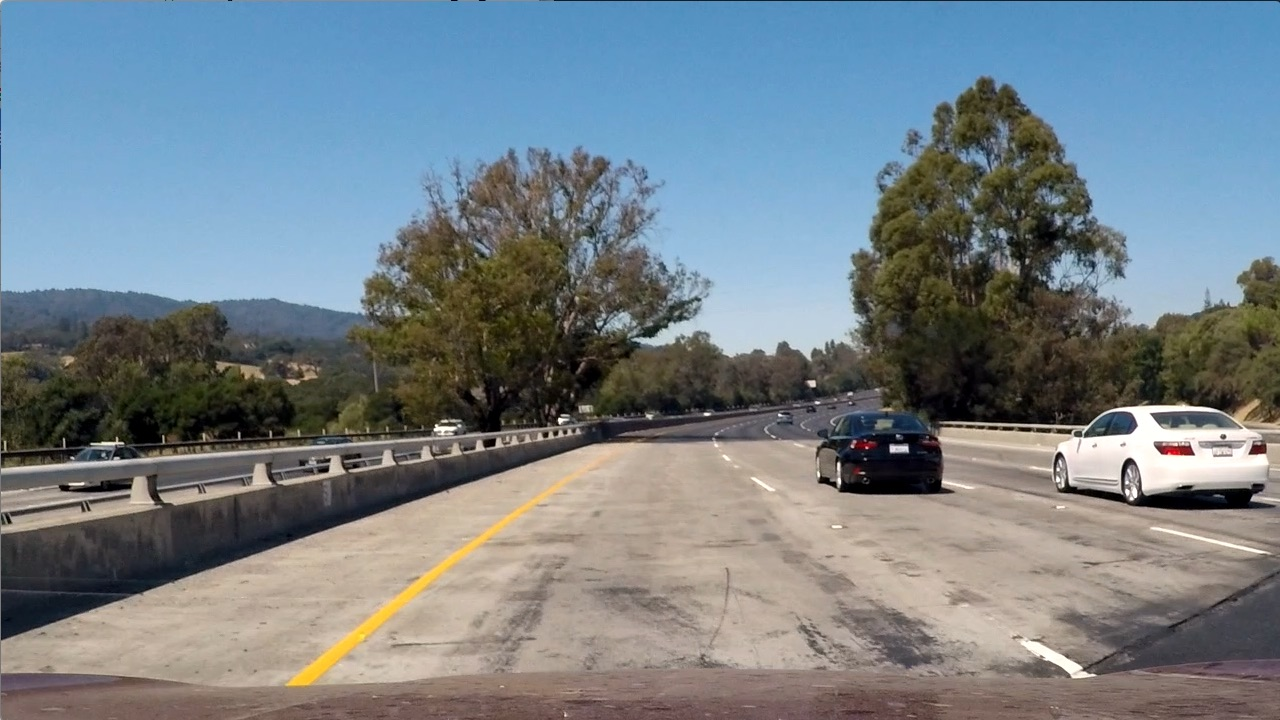
#> input picture CarND-Vehicle-Detection/test_images/test1.jpg, 1280 x 720 px; its folder holds 5 pictures in this run
$ jupyter execute --allow-errors vehicle_detection.ipynb   (shell and % lines are left out)   (older library calls are emulated)
#> lines starting #> are read from the running program, lines starting #| are printed output that depends on the picture
## Imports

[cell 1]
import numpy as np
import cv2
from skimage.feature import hog

import matplotlib.pyplot as plt
import matplotlib.image as mpimg

from sklearn.preprocessing import StandardScaler
from sklearn.model_selection import train_test_split
#from sklearn.svm import LinearSVC
from sklearn import svm, datasets

from sklearn.model_selection import GridSearchCV
from sklearn.metrics import classification_report

import glob
import random

## Constants

[cell 2]
PATH_TEST_IMAGES = 'test_images/'
PATH_VEHICLE_IMAGES = 'train_test_data/vehicles/'
PATH_NON_VEHICLE_IMAGES = 'train_test_data/non-vehicles/'

YSTART = 400
YSTOP = 656

SPATIAL_BIN = 16
HIST_BINS= 64
ORIENT = 6
PIX_PER_CELLS = 8
CELL_PER_BLOCK = 2
SCALE = 1.5

## 1. Histogram of Oriented Gradients (HOG)

[cell 3]
# [42 lines left out: functions convert_color, get_hog_features, bin_spatial, color_hist, not called in this run]

[cell 4]
# Define a function to extract features from a list of images
# Have this function call bin_spatial() and color_hist()
def extract_features(imgs, cspace, spatial_size,
                        hist_bins,orient, pix_per_cell, cell_per_block):
    # Create a list to append feature vectors to
    features = []
    # Iterate through the list of images
    for file in imgs:
        # Read in each one by one
        image = mpimg.imread(file)
        # apply color conversion if other than 'RGB'
        if cspace != 'RGB':
            if cspace == 'HSV':
                feature_image = cv2.cvtColor(image, cv2.COLOR_RGB2HSV)
            elif cspace == 'LUV':
                feature_image = cv2.cvtColor(image, cv2.COLOR_RGB2LUV)
            elif cspace == 'HLS':
                feature_image = cv2.cvtColor(image, cv2.COLOR_RGB2HLS)
            elif cspace == 'YUV':
                feature_image = cv2.cvtColor(image, cv2.COLOR_RGB2YUV)
            elif cspace == 'YCrCb':
                feature_image = cv2.cvtColor(image, cv2.COLOR_RGB2YCrCb)
        else: feature_image = np.copy(image)
        # Apply bin_spatial() to get spatial color features
        spatial_features = bin_spatial(feature_image, size=spatial_size)
        # Apply color_hist() also with a color space option now
        hist_features = color_hist(feature_image, nbins=hist_bins)

        #HOG
        ch1 = feature_image[:,:,0]
        ch2 = feature_image[:,:,1]
        ch3 = feature_image[:,:,2]

        # Compute individual channel HOG features for the entire image
        hog1 = get_hog_features(ch1, orient, pix_per_cell, cell_per_block, feature_vec=False)
        hog2 = get_hog_features(ch2, orient, pix_per_cell, cell_per_block, feature_vec=False)
        hog3 = get_hog_features(ch3, orient, pix_per_cell, cell_per_block, feature_vec=False)

        hog_feat1 = hog1.ravel()
        hog_feat2 = hog2.ravel()
        hog_feat3 = hog3.ravel()
        hog_features = np.hstack((hog_feat1, hog_feat2, hog_feat3))

        # Scale features and make a prediction
        #features = np.hstack((spatial_features, hist_features, hog_features))

        # Append the new feature vector to the features list
        features.append(np.hstack((spatial_features, hist_features, hog_features)))
    # Return list of feature vectors
    return features

[cell 5]
# [32 lines of commented-out code are left out]

[cell 6]
# [64 lines left out: function find_cars, not called in this run]

[cell 7]
def read_image(filename):
    image = mpimg.imread(PATH_TEST_IMAGES+filename)
    return image

def crop_vertical(image):
    #vertical_center = (int)(image.shape[0]/2)
    return image[YSTART:YSTOP]

def grayscale(image):
    return cv2.cvtColor(image, cv2.COLOR_RGB2GRAY)

def init_image(filename):
    #Read image
    image = read_image(filename)
    #Crop the vertical upper half. Cars can only be in the lower half of the image
    image = crop_vertical(image)
    #Convert to grayscale
    image = grayscale(image)

    return image

## HOG - Tests

[cell 8]
cars = []
images = glob.glob(PATH_VEHICLE_IMAGES+'/*/*.png')
for image in images:
    cars.append(image)

notcars = []
images = glob.glob(PATH_NON_VEHICLE_IMAGES+'/*/*.png')
for image in images:
    notcars.append(image)

#car_features = extract_features(cars, cspace, (spatial_size, spatial_size), hist_bins,
#                                orient, pix_per_cell, cell_per_block)
EXAMPLE_SIZE = 4
f, ax = plt.subplots(2*EXAMPLE_SIZE, 3, figsize=(14,30))

#cars_indicies = random.sample(range(0, len(cars)), EXAMPLE_SIZE)
cars_indicies = [2429, 4805, 5786, 4970]
CHANNEL = 2
CHANNEL_NAME = 'Cb'
f.suptitle('HOG - Color Space = YCrCb - ONLY CHANNEL ' + CHANNEL_NAME , fontsize='xx-large')
#> (the rest of this cell did not finish here and is left out)

## Color Histogram and Spatial Bins

[cell 9]
def plot_colorhistogram(color=None, title_a='R', title_b='G', title_c='B', function='color_hist'):
    f, ax = plt.subplots(2*EXAMPLE_SIZE, 4, figsize=(14,30))
    f.suptitle(function + ' - Color Space = ' + title_a + title_b + title_c , fontsize='xx-large')

    #cars_indicies = random.sample(range(0, len(cars)), EXAMPLE_SIZE)
    for i, index in enumerate(cars_indicies):
        example_car = mpimg.imread(cars[index])
        if color is not None:
            example_car_color = cv2.cvtColor(example_car, color)
        else:
            example_car_color = example_car

        if function == 'color_hist':
            c_hist = color_hist(example_car_color,nbins=32)
        else:
            c_hist = bin_spatial(example_car_color)

        color_size = (int)(c_hist.shape[0]/3)
        a = c_hist[0:color_size]
        b = c_hist[color_size:2*color_size]
        c = c_hist[2*color_size:3*color_size]
        ax[i][0].imshow(example_car)
        ax[i][0].set_title(cars[index][16:])

        ax[i][1].plot(a)
        ax[i][2].plot(b)
        ax[i][3].plot(c)

        ax[i][1].set_title(title_a)
        ax[i][2].set_title(title_b)
        ax[i][3].set_title(title_c)

    #notcars_indicies = random.sample(range(0, len(notcars)), EXAMPLE_SIZE)
    for i, index in enumerate(notcars_indicies):
        example_notcar = mpimg.imread(notcars[index])
        if color is not None:
            example_notcar_color = cv2.cvtColor(example_notcar, color)
        else:
            example_notcar_color = example_notcar

        if function == 'color_hist':
            c_hist = color_hist(example_notcar_color,nbins=32)
        else:
            c_hist = bin_spatial(example_notcar_color)

        color_size = (int)(c_hist.shape[0]/3)
        a = c_hist[0:color_size]
        b = c_hist[color_size:2*color_size]
        c = c_hist[2*color_size:3*color_size]
        ax[i+EXAMPLE_SIZE][0].imshow(example_notcar)
        ax[i+EXAMPLE_SIZE][0].set_title(notcars[index][16:])

        ax[i+EXAMPLE_SIZE][1].plot(a)
        ax[i+EXAMPLE_SIZE][1].set_title(title_a)

        ax[i+EXAMPLE_SIZE][2].plot(b)
        ax[i+EXAMPLE_SIZE][2].set_title(title_b)

        ax[i+EXAMPLE_SIZE][3].plot(c)
        ax[i+EXAMPLE_SIZE][3].set_title(title_c)

#> (a cell that did not finish here is left out)


#> (a cell that did not finish here is left out)


#> (a cell that did not finish here is left out)


#> (a cell that did not finish here is left out)


#> (a cell that did not finish here is left out)

#> (a cell that did not finish here is left out)

[cell 16]
image = init_image('test1.jpg')
#> in read_image, image is the input picture: shape (720, 1280, 3); mean R, G, B 117.5, 128.7, 135.5
#> in crop_vertical, `return image[YSTART:YSTOP]`:
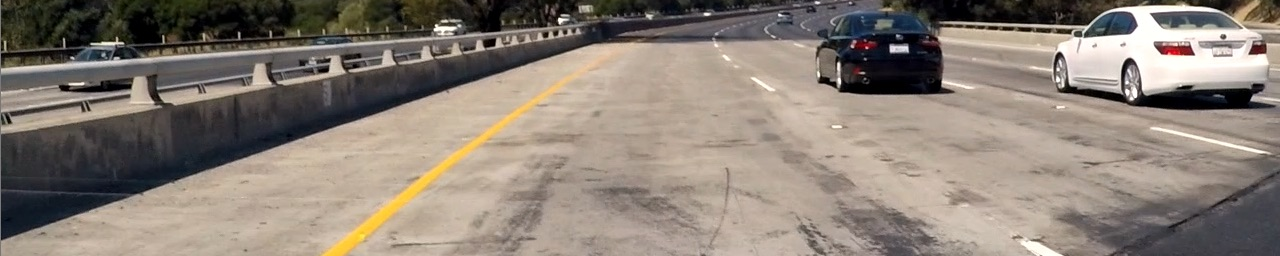
#> returned value: shape (256, 1280, 3); mean of channels 0, 1, 2 138.1, 127.6, 117.7; drawn as R, G, B
#> in grayscale, `return cv2.cvtColor(image, cv2.COLOR_RGB2GRAY)`:
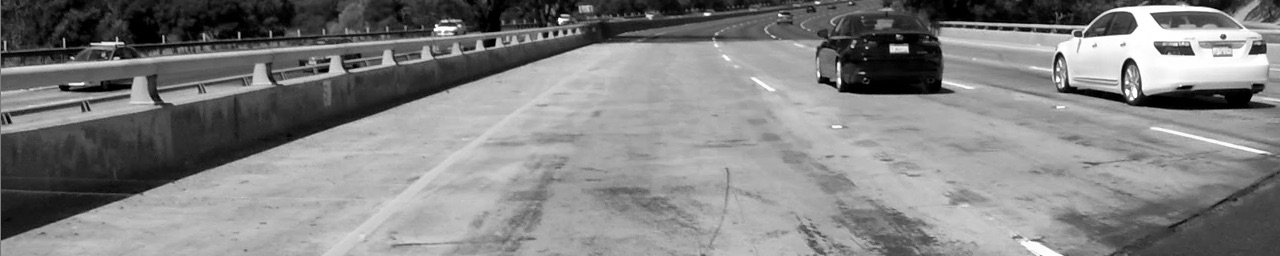
#> returned value: shape (256, 1280); min 0, max 255, mean 129.6
plt.imshow(image)

[cell 17]
# [4 lines of commented-out code are left out]

### 1.x Heatmap

[cell 18]
# [68 lines of commented-out code are left out]

## SVM-Training

### SVM-Training - Read all car-filenames and noncar-filenames

### SVM-Training - Stack car and noncar, scaler, split in test_train

[cell 19]
def feature_all(cspace, spatial_size, hist_bins, orient, pix_per_cell, cell_per_block, image_amout=1500):
    cars = []
    images = glob.glob(PATH_VEHICLE_IMAGES+'/*/*.png')
    for image in images:
        cars.append(image)

    cars = cars

    notcars = []
    images = glob.glob(PATH_NON_VEHICLE_IMAGES+'/*/*.png')
    for image in images:
        notcars.append(image)

    notcars = notcars

    car_features = extract_features(cars, cspace, (spatial_size, spatial_size), hist_bins,
                                    orient, pix_per_cell, cell_per_block)
    notcar_features = extract_features(notcars, cspace, (spatial_size, spatial_size), hist_bins,
                                    orient, pix_per_cell, cell_per_block)


    # Create an array stack of feature vectors
    X = np.vstack((car_features, notcar_features)).astype(np.float64)
    # Fit a per-column scaler
    X_scaler = StandardScaler().fit(X)
    # Apply the scaler to X
    scaled_X = X_scaler.transform(X)

    # Define the labels vector
    y = np.hstack((np.ones(len(car_features)), np.zeros(len(notcar_features))))

    X_train, X_test, y_train, y_test = train_test_split(scaled_X, y, test_size=0.33, random_state=41)

    return X_train[:image_amout], X_test, y_train[:image_amout], y_test

### SVM-Training - Use SVM to train

#> (a cell that did not finish here is left out)
